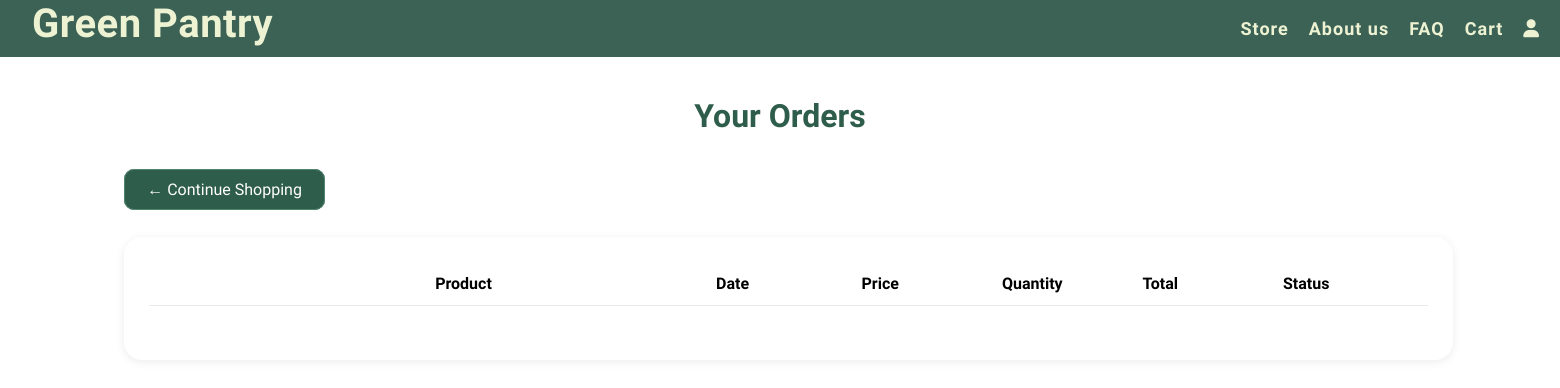
The page /orders (signed in) on the database as committed earlier.
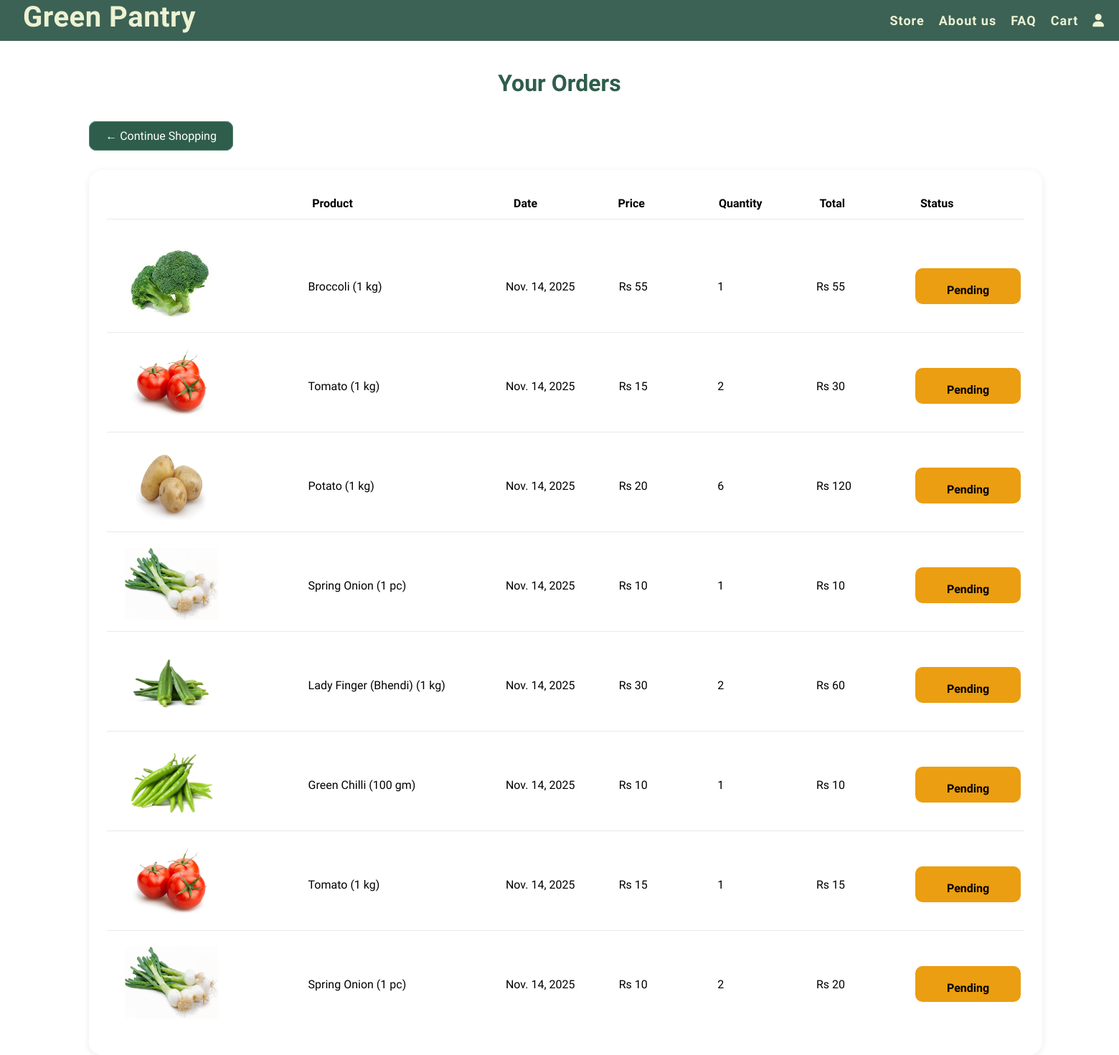
The same page on the database as committed later.
### store/models.py (models this page shows, shortened)
class Order(models.Model):
  customer = models.ForeignKey(Customer, on_delete=models.CASCADE)
  product = models.ForeignKey(Product, on_delete=models.CASCADE)
  quantity = models.IntegerField(default=1)
  price  = models.IntegerField(default=0)
  address = models.CharField(max_length=200, null=True)
  city = models.CharField(max_length=200, null=True)
  state = models.CharField(max_length=200, null=True)
  date = models.DateField(default= datetime.datetime.today)
  status = models.BooleanField(default=False)
  @staticmethod
  def getOrders(cId):
    return Order.objects.filter(customer = cId).order_by('-date')

class Product(models.Model):
  name = models.CharField(max_length=100)
  price  = models.IntegerField(default=0)
  description = models.CharField(max_length=200, default='', null=True, blank=True)
  image = models.ImageField(upload_to='upload/products/')

### store/views.py (the view)
# urls.py: path('orders', views.orders, name='orders_page'),
def orders(request):
  if request.method == 'GET':
    customer = request.session.get('customer')
    orderlist = Order.getOrders(customer)
    context = {'items' : orderlist}
  return render(request, 'store/orders.html', context)

### store/templatetags/cart.py (called while the page is built)
@register.filter(name = 'mul')
def mul(m1,m2):
  return m1*m2

### store/templates/store/orders.html (shortened to what this page needs)
{% extends  'store/main.html'%}
{% block content %}
{% load cart %}
<br>
<h1 class="textCenter">Your Orders</h1>
<div class="row">
  <div class="col">
    <a class="darkBtn" href="{% url 'store_page' %}">&#x2190; Continue Shopping</a>
    <br><br><br>
    <div class="boxElement" style="width: 82vw;">
      <div class="cartRow">
        <div style="flex:2"><strong>Product</strong></div>
        <div style="flex:1; margin-right: 5px"><strong>Date</strong></div>
        <div style="flex:1"><strong>Price</strong></div>
        <div style="flex:1"><strong>Quantity</strong></div>
        <div style="flex:1"><strong>Total</strong></div>
        <div style="flex:1"><strong>Status</strong></div>
      </div>
      <br>
      {% for item in items %}
      <div class="cartRow">
        <div style="flex:2"><img class="cartIMG" src="{{ item.product.image.url }}"></div>
        <div style="flex:2"><p>{{ item.product.name }} ({{ item.product.description }})</p></div>
        <div style="flex:1; margin-right: 20px"><p>{{ item.date }}</p></div>
        <div style="flex:1"><p>Rs {{ item.price }}</p></div>
        <div style="flex:1"><p class="quantity">{{ item.quantity }}</p></div>
        <div style="flex:1"><p>Rs {{ item.price|mul:item.quantity }}</p></div>
        {%  if item.status %}
        <div class="orderComplete" style="flex:1"><p><strong>Delivered</strong></p></div>
        {% else %}
        <div class="orderPending" style="flex:1"><p><strong>Pending</strong></p></div>
        {% endif %}
      </div>
      {% endfor %}
    </div>
  </div>
</div>
{% endblock content %}

### store/templates/store/main.html (shortened to what this page needs)
<!DOCTYPE html>
<html lang="en">
<head>
  <link rel="stylesheet" href="https://cdnjs.cloudflare.com/ajax/libs/font-awesome/6.0.0-beta2/css/all.min.css" />
</head>
<body>
  <nav class="navbar">
  <div class="nav">
    <div class="nav-left">
      <a href="{% url 'home_page' %}" id="brandName">Green Pantry</a>
    </div>
    <div class="nav-right" id="nav-links">
      <a href="{% url 'store_page' %}">Store</a>
      <a href="{% url 'aboutus_page' %}">About us</a>
      <a href="{% url 'faq_page' %}">FAQ</a>
      <a href="{% url 'cart_page' %}">Cart</a>
      {% if request.session.customer %}
      <a href="#popup" class="nav-link" id="popupLink"><i class="fa-solid fa-user"></i></a>
      {% else %}
      <a href="{% url 'login_page' %}">Login</a>
      <a href="{% url 'signup_page' %}">Signup</a>
      {% endif %}
    </div>
  </div>
</nav>
  {% block content %}{% endblock %}
</body>
</html>

### store/templates/store/main.html (style rules this page uses)
body { background-color:#ffffff; overflow-x: hidden; font-family: 'Raleway', sans-serif; margin: 0; padding: 0; }
a { text-decoration: none; }
img { user-select: none; }
.textCenter { text-align: center; }
.darkBtn { border: 1px solid #538671; color: #538671; padding: 10px 15px; border-radius: 13px; transition: 0.3s; }
.navbar { padding: 10px 25px; background-color: #3C6255; color: #EAE7B1; position: sticky; top: 0; z-index: 3; }
.navbar a { margin: 0 10px; font-size: 18px; font-weight: bold; letter-spacing: 1px; color : #edf2d3; }
.nav { padding-left: 15px; padding-right: 15px; width: 100%; }
.nav, .nav-left, .nav-right { display: flex; flex-direction: row; align-items: center; justify-content: space-between; }
#brandName { font-size: 45px; color : #edf2d3; letter-spacing: 0.5px; margin-left: -8px; margin-top: -10px; margin-right: 20px; font-family: 'Lobster Two', cursive; }
.row { margin: 40px 7%; display: grid; grid-template-columns: auto auto auto auto; width: 170vw }
.col { width: 270px; height: 300px; margin: 5px 15px 30px 15px; }
.boxElement { border-radius: 15px; background-color: #fffef2; padding: 10px; box-shadow:#cccccc 0 0 25px; }
.cartIMG { margin-left: 20px; width: 130px; height: 100px; }
.cartRow { display: flex; align-items: flex-stretch; padding-bottom: 10px; margin-bottom: 10px; border-bottom: 1px solid #ececec; }
.orderPending { padding: 5px; height: 40px; border-radius: 10px; text-align: center; background-color: rgb(235, 158, 17); }
.navbar { padding: 10px 25px; background-color: #3C6255; color: #EAE7B1; position: sticky; top: 0; z-index: 1000; }
.navbar a { margin: 0 10px; font-size: 18px; font-weight: bold; letter-spacing: 1px; color: #edf2d3 !important; text-decoration: none; }
.nav { display: flex; justify-content: space-between; align-items: center; }
#brandName { font-size: 40px; font-family: 'Lobster Two', cursive; color: #edf2d3; }
h1.textCenter { color: #2f5d4c; font-weight: 700; font-size: 32px; margin-bottom: 25px; }
.boxElement { background: #fff; border-radius: 18px; box-shadow: 0 2px 10px rgba(0,0,0,0.08); padding: 25px; margin-bottom: 40px; }
.darkBtn { background-color: #2f5d4c; color: #fff; padding: 10px 22px; border-radius: 10px; text-decoration: none; transition: 0.3s; }
.cartRow { display: flex; align-items: center; justify-content: space-between; padding: 12px 5px; border-bottom: 1px solid #eaeaea; }
.cartRow:last-child { border-bottom: none; }

Rows that differ between the two databases and show on the page:
added Order: product.image (picture), product.name "Broccoli", product.description "1 kg", date "Nov. 14, 2025", price "55", quantity "1", price|mul "55", status "Pending"
added Order: product.image (picture), product.name "Tomato", product.description "1 kg", date "Nov. 14, 2025", price "15", quantity "2", price|mul "30", status "Pending"
added Order: product.image (picture), product.name "Potato", product.description "1 kg", date "Nov. 14, 2025", price "20", quantity "6", price|mul "120", status "Pending"
added Order: product.image (picture), product.name "Spring Onion", product.description "1 pc", date "Nov. 14, 2025", price "10", quantity "1", price|mul "10", status "Pending"
added Order: product.image (picture), product.name "Lady Finger (Bhendi)", product.description "1 kg", date "Nov. 14, 2025", price "30", quantity "2", price|mul "60", status "Pending"
added Order: product.image (picture), product.name "Green Chilli", product.description "100 gm", date "Nov. 14, 2025", price "10", quantity "1", price|mul "10", status "Pending"
added Order: product.image (picture), product.name "Tomato", product.description "1 kg", date "Nov. 14, 2025", price "15", quantity "1", price|mul "15", status "Pending"
added Order: product.image (picture), product.name "Spring Onion", product.description "1 pc", date "Nov. 14, 2025", price "10", quantity "2", price|mul "20", status "Pending"
